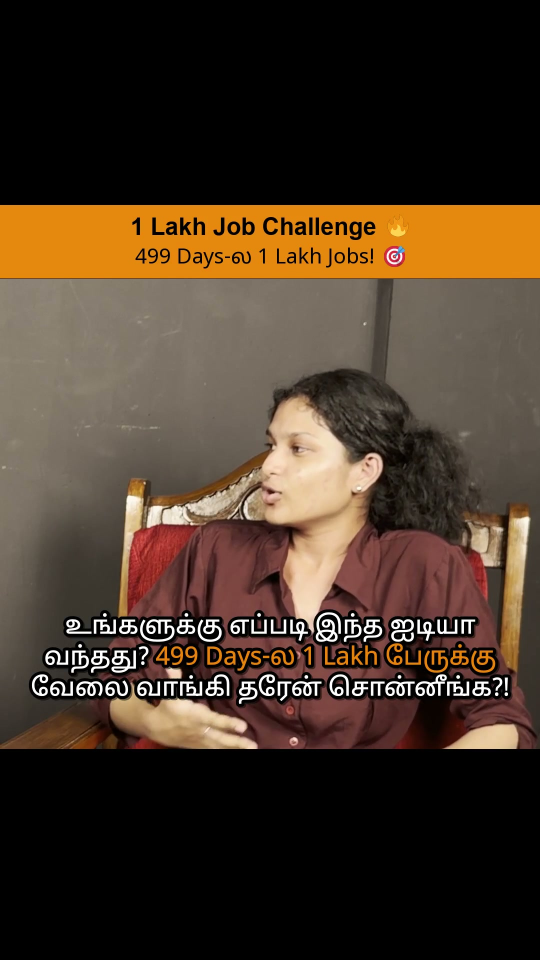
#> input picture EXPORT/frame_2409_1_hook.jpg, 1080 x 1920 px, found by its file name (shown at 1/2 size)
$ python render_guaranteed_banner.py
#> lines starting #> are read from the running program, lines starting #| are printed output that depends on the picture
import os
import subprocess
from PIL import Image, ImageDraw, ImageFont
import numpy as np

BASE_DIR = r"c:\Users\91861\Downloads\REEL EDITOR"
TEMP_DIR = os.path.join(BASE_DIR, "temp_render_2409")
EXPORT_DIR = os.path.join(BASE_DIR, "EXPORT")
FONTS_DIR = os.path.join(BASE_DIR, "fonts")
raw_concat_mp4 = os.path.join(TEMP_DIR, "raw_concat_2409.mp4")
mastered_audio = os.path.join(TEMP_DIR, "mastered_audio_2409.wav")
ass_file = os.path.join(BASE_DIR, "reel_2409_subtitles.ass")
final_mp4 = os.path.join(EXPORT_DIR, "1-lakh-jobs-challenge-reel.mp4")
banner_path = os.path.join(BASE_DIR, "header_banner_perfect.png")

os.chdir(BASE_DIR)
dur_str = "60.10"

print("=== 1. VERIFYING PERFECT TWO-LINE TITLE BANNER ===")
assert os.path.exists(banner_path), "Banner file missing!"

print("=== 2. RENDERING COMPOSITE WITH -loop 1 -framerate 30 BANNER ===")
filter_video = (
    f"color=c=black:s=1080x1920:r=30:d={dur_str}[bg];"
    f"[bg][0:v]overlay=0:558[base];"
    f"[base][2:v]overlay=0:408[frame];"
    f"[frame]ass=filename={os.path.basename(ass_file)}:fontsdir={os.path.basename(FONTS_DIR)}[vout]"
)

cmd_final = [
    "ffmpeg", "-y",
    "-i", raw_concat_mp4,
    "-i", mastered_audio,
    "-loop", "1", "-framerate", "30", "-t", dur_str, "-i", banner_path,
    "-filter_complex", filter_video,
    "-map", "[vout]", "-map", "1:a",
    "-t", dur_str,
    "-c:v", "libx264", "-preset", "veryfast", "-crf", "18", "-pix_fmt", "yuv420p", "-r", "30",
    "-c:a", "aac", "-b:a", "192k",
    final_mp4
]

print("Executing FFmpeg...")
subprocess.run(cmd_final, check=True)
#> (this line was passed over: subprocess is not available in this run)
print(f"Final Reel exported to: {final_mp4}")

print("=== 3. VERIFYING BANNER PERSISTENCE ACROSS FULL TIMELINE ===")
sample_times = [
    (1, 2.0,  os.path.join(EXPORT_DIR, "frame_2409_1_hook.jpg")),      # Hook Question Girl
    (2, 13.0, os.path.join(EXPORT_DIR, "frame_2409_2_graduates.jpg")), # B-ROLL 1: College Graduates
    (3, 23.0, os.path.join(EXPORT_DIR, "frame_2409_3_offer.jpg")),     # B-ROLL 2: Contract Offer Letter
    (4, 30.5, os.path.join(EXPORT_DIR, "frame_2409_4_glitch.jpg")),    # B-ROLL 3: Critical Error / Banned Red Alert
    (5, 45.0, os.path.join(EXPORT_DIR, "frame_2409_5_stress.jpg")),    # B-ROLL 4: Pressure & Devastation
    (6, 53.0, os.path.join(EXPORT_DIR, "frame_2409_6_success.jpg")),   # B-ROLL 5: Skyscraper Sunrise Victory
]

all_passed = True
for num, t_sec, out_jpg in sample_times:
    cmd_sample = [
        "ffmpeg", "-y", "-ss", f"{t_sec:.2f}", "-i", final_mp4,
        "-vframes", "1", "-q:v", "2", out_jpg
    ]
    subprocess.run(cmd_sample, check=True, stdout=subprocess.DEVNULL, stderr=subprocess.DEVNULL)
#> (this line was passed over: subprocess is not available in this run)

    img = Image.open(out_jpg)
#> img is the input picture: PIL image 1080x1920 RGB; mean R, G, B 70.1, 54, 39.3
    crop = img.crop((0, 408, 1080, 558))
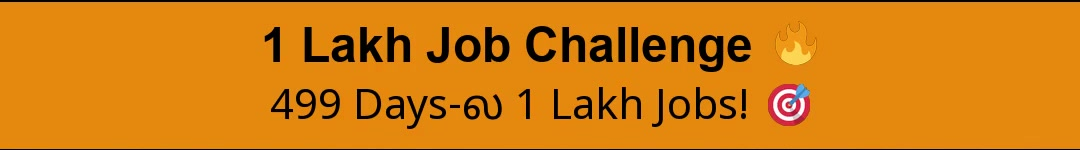
#> crop: PIL image 1080x150 RGB; mean R, G, B 209.2, 125.4, 16.2
    arr = np.array(crop)
    orange = np.sum((arr[:, :, 0] > 180) & (arr[:, :, 1] > 100) & (arr[:, :, 2] < 50))
#> orange = 141387
    pct = orange / (1080 * 150)
#> pct = 0.873
    print(f"Frame {num} ({t_sec:4.1f}s): orange={pct*100:.1f}%, file={out_jpg}")
#| Frame 1 ( 2.0s): orange=87.3%, file=c:\Users\91861\Downloads\REEL EDITOR/EXPORT/frame_2409_1_hook.jpg
    if pct < 0.70:
        all_passed = False
#> pass 2 of the loop `for num, t_sec, out_jpg in sample_times:`:
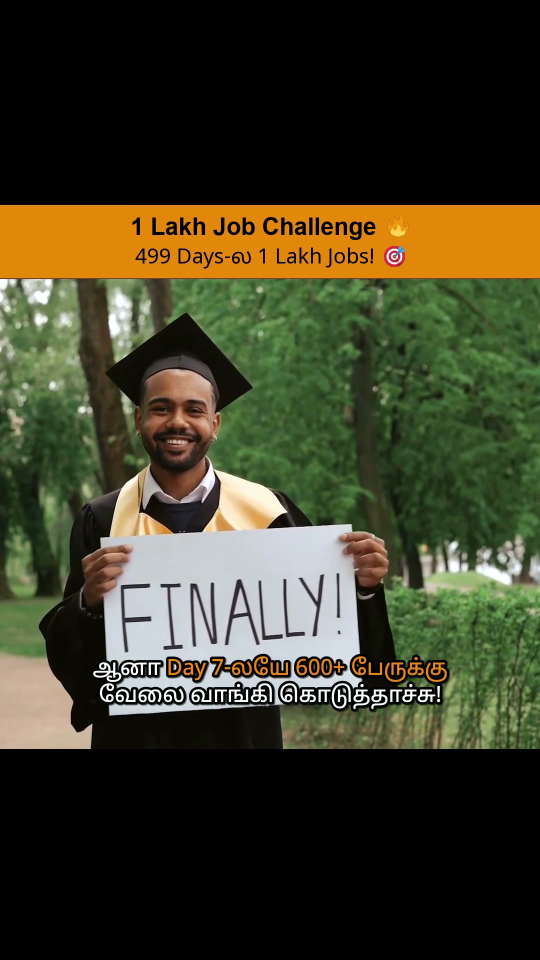
#> input picture EXPORT/frame_2409_2_graduates.jpg, 1080 x 1920 px, found by its file name (shown at 1/2 size)
#> img is the input picture: PIL image 1080x1920 RGB; mean R, G, B 61.7, 60.6, 39.1
#> `crop = img.crop((0, 408, 1080, 558))`:
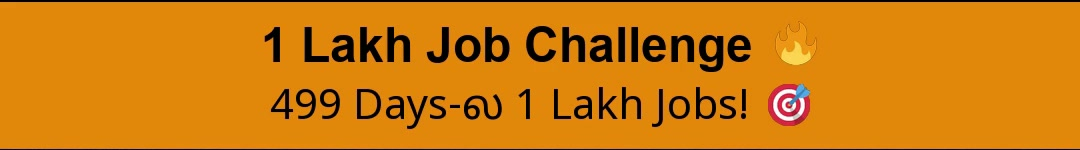
#> crop: PIL image 1080x150 RGB; mean R, G, B 205.7, 124.3, 13.2
#> orange = 141037
#> pct = 0.871
#| Frame 2 (13.0s): orange=87.1%, file=c:\Users\91861\Downloads\REEL EDITOR/EXPORT/frame_2409_2_graduates.jpg
#> pass 3 of the loop `for num, t_sec, out_jpg in sample_times:`:
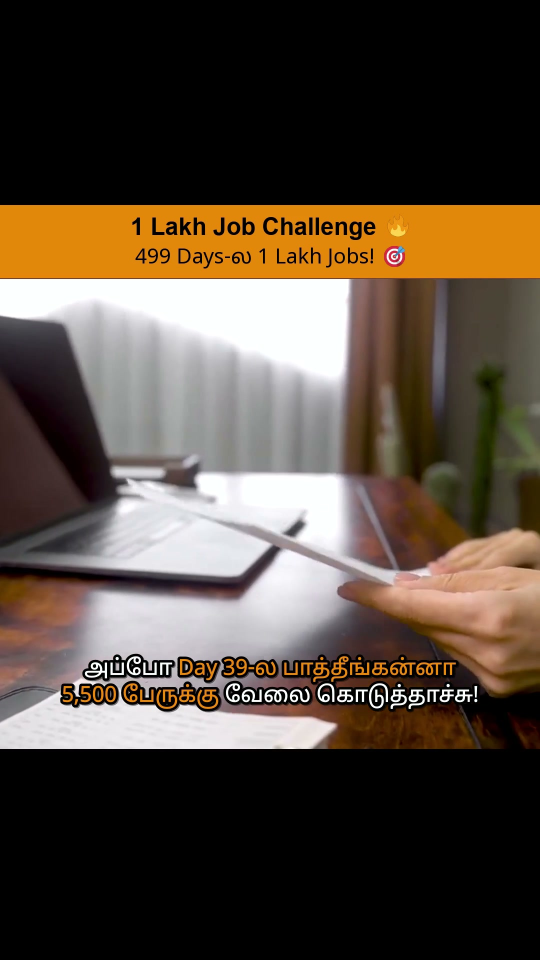
#> input picture EXPORT/frame_2409_3_offer.jpg, 1080 x 1920 px, found by its file name (shown at 1/2 size)
#> img is the input picture: PIL image 1080x1920 RGB; mean R, G, B 84, 71.7, 59.8
#> `crop = img.crop((0, 408, 1080, 558))`:
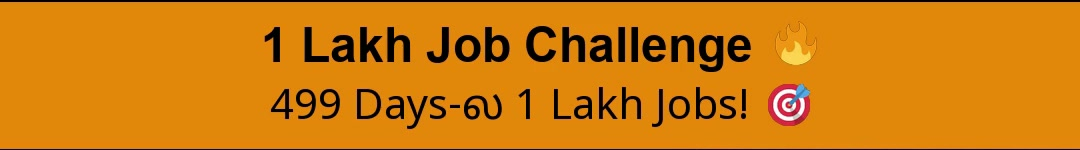
#> crop: PIL image 1080x150 RGB; mean R, G, B 205.8, 124.3, 13.2
#> orange = 141045
#| Frame 3 (23.0s): orange=87.1%, file=c:\Users\91861\Downloads\REEL EDITOR/EXPORT/frame_2409_3_offer.jpg
#> (the run stopped early here; a loop or call above may not have finished)
